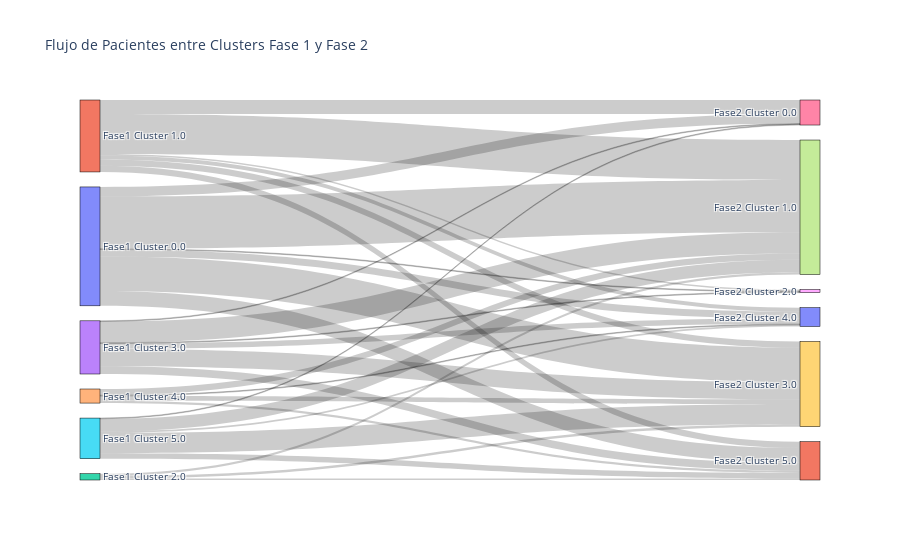

Source (notebook cell):
### Code cell
import plotly.graph_objects as go

df = df_temp

# Primero contamos las transiciones entre fase 1 -> fase 2
transitions_12 = df.groupby(['cluster_phase1', 'cluster_phase2']).size().reset_index(name='count')

# Crear las listas necesarias para el Sankey
max_phase1 = int(df['cluster_phase1'].max()) + 1
max_phase2 = int(df['cluster_phase2'].max()) + 1

# Para fase1 -> fase2
source_12 = transitions_12['cluster_phase1'].astype(int)
target_12 = transitions_12['cluster_phase2'].astype(int) + max_phase1  # desplazamos para no solaparlos
value_12 = transitions_12['count']

# Crear las etiquetas
labels = (
    [f'Fase1 Cluster {i}' for i in sorted(df['cluster_phase1'].dropna().unique())] +
    [f'Fase2 Cluster {i}' for i in sorted(df['cluster_phase2'].dropna().unique())] 
)

# Crear el diagrama de Sankey
fig = go.Figure(data=[go.Sankey(
    node = dict(
      pad = 15,
      thickness = 20,
      line = dict(color = "black", width = 0.5),
      label = labels
    ),
    link = dict(
      source = source_12,
      target = target_12,
      value = value_12
    ))])

fig.update_layout(title_text="Flujo de Pacientes entre Clusters Fase 1 y Fase 2", font_size=10)
fig.show()

### Figure 1 — Plotly figure (JSON) as saved in the notebook; plotly's stock layout.template omitted (floating-point values rounded to 4 significant figures)
{"data": [{"link": {"source": [0, 0, 0, 0, 0, 0, 1, 1, 1, 1, 1, 1, 2, 2, 2, 3, 3, 3, 3, 3, 3, 4, 4, 4, 4, 5, 5, 5, 5, 5], "target": [6, 7, 8, 9, 10, 11, 6, 7, 8, 9, 10, 11, 7, 9, 11, 6, 7, 8, 9, 10, 11, 7, 9, 10, 11, 6, 7, 9, 10, 11], "value": [12, 67, 1, 44, 9, 19, 18, 51, 2, 8, 5, 8, 3, 3, 2, 1, 27, 1, 22, 7, 10, 8, 6, 1, 3, 1, 16, 26, 2, 7]}, "node": {"label": ["Fase1 Cluster 0.0", "Fase1 Cluster 1.0", "Fase1 Cluster 2.0", "Fase1 Cluster 3.0", "Fase1 Cluster 4.0", "Fase1 Cluster 5.0", "Fase2 Cluster 0.0", "Fase2 Cluster 1.0", "Fase2 Cluster 2.0", "Fase2 Cluster 3.0", "Fase2 Cluster 4.0", "Fase2 Cluster 5.0"], "line": {"color": "black", "width": 0.5}, "pad": 15, "thickness": 20}, "type": "sankey"}], "layout": {"font": {"size": 10}, "title": {"text": "Flujo de Pacientes entre Clusters Fase 1 y Fase 2"}}}
